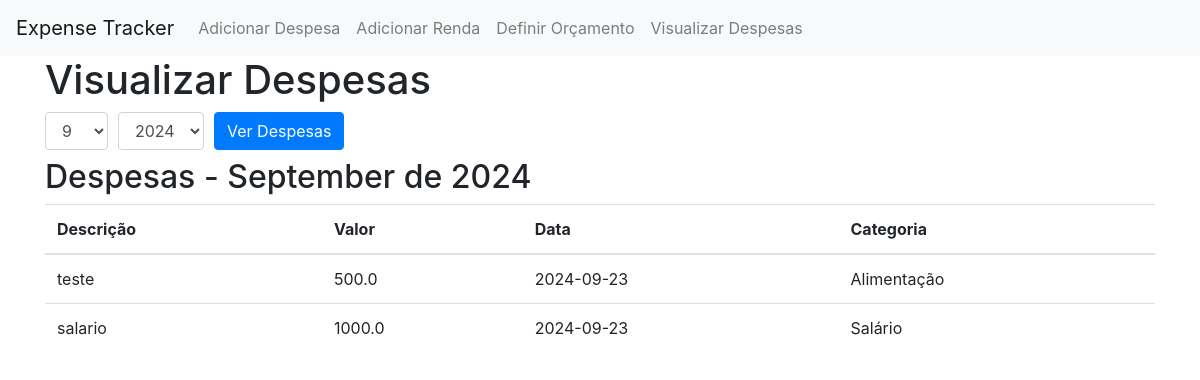
Page /view_expenses on the earlier database version.
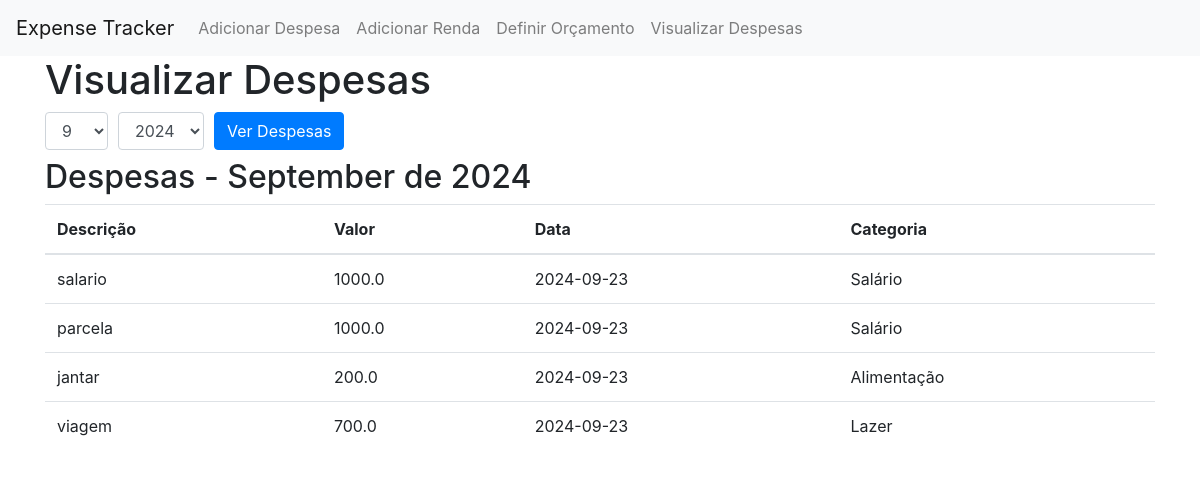
Same page on the later database version.
### models.py (models this page shows, shortened)
class Expense(db.Model):
    id = db.Column(db.Integer, primary_key=True)
    amount = db.Column(db.Float, nullable=False)
    date = db.Column(db.Date, nullable=False, default=datetime.utcnow)
    description = db.Column(db.String(200), nullable=True)
    category_id = db.Column(db.Integer, db.ForeignKey('category.id'), nullable=False)
    category = db.relationship('Category', backref=db.backref('expenses', lazy=True))
    is_income = db.Column(db.Boolean, nullable=False)  # Campo para indicar se é entrada (True) ou saída (False)

class Category(db.Model):
    id = db.Column(db.Integer, primary_key=True)
    name = db.Column(db.String(100), nullable=False)

### app.py (the view)
@app.route('/view_expenses', methods=['GET', 'POST'])
def view_expenses():
    today = datetime.today().date()
    if request.method == 'POST':
        month = int(request.form.get('month'))
        year = int(request.form.get('year'))
        start_date = date(year, month, 1)
    else:
        start_date = today.replace(day=1)
        month = start_date.month
        year = start_date.year
    if month == 12:
        end_date = date(year + 1, 1, 1)
    else:
        end_date = date(year, month + 1, 1)
    expenses = Expense.query.filter(Expense.date >= start_date, Expense.date < end_date).order_by(Expense.date.desc()).all()
    return render_template('view_expenses.html', expenses=expenses, start_date=start_date)

### templates/view_expenses.html (shortened to what this page needs)
{% extends "base.html" %}
{% block content %}
    <h1>Visualizar Despesas</h1>
    <form method="POST" action="{{ url_for('view_expenses') }}">
        <div class="form-row align-items-center">
            <div class="col-auto">
                <select class="form-control mb-2" id="month" name="month">
                    {% for m in range(1, 13) %}
                        <option value="{{ m }}" {% if m == start_date.month %}selected{% endif %}>{{ m }}</option>
                    {% endfor %}
                </select>
            </div>
            <div class="col-auto">
                <select class="form-control mb-2" id="year" name="year">
                    {% for y in range(2020, 2031) %}
                        <option value="{{ y }}" {% if y == start_date.year %}selected{% endif %}>{{ y }}</option>
                    {% endfor %}
                </select>
            </div>
            <div class="col-auto">
                <button type="submit" class="btn btn-primary mb-2">Ver Despesas</button>
            </div>
        </div>
    </form>
    <h2>Despesas - {{ start_date.strftime('%B de %Y') }}</h2>
    <table class="table">
        <thead>
            <tr>
                <th>Descrição</th>
                <th>Valor</th>
                <th>Data</th>
                <th>Categoria</th>
            </tr>
        </thead>
        <tbody>
            {% for expense in expenses %}
                <tr>
                    <td>{{ expense.description }}</td>
                    <td>{{ expense.amount }}</td>
                    <td>{{ expense.date }}</td>
                    <td>{{ expense.category.name }}</td>
                </tr>
            {% endfor %}
        </tbody>
    </table>
{% endblock %}

### templates/base.html (shortened to what this page needs)
<!DOCTYPE html>
<html lang="en">
<head>
    <link href="https://stackpath.bootstrapcdn.com/bootstrap/4.3.1/css/bootstrap.min.css" rel="stylesheet">
</head>
<body>
    <nav class="navbar navbar-expand-lg navbar-light bg-light">
        <a class="navbar-brand" href="{{ url_for('index') }}">Expense Tracker</a>
        <div class="collapse navbar-collapse" id="navbarNav">
            <ul class="navbar-nav">
                <li class="nav-item">
                    <a class="nav-link" href="{{ url_for('add_expense') }}" class="">Adicionar Despesa</a>
                </li>
                <li class="nav-item">
                    <a class="nav-link" href="{{ url_for('add_income') }}" class="">Adicionar Renda</a>
                </li>
                <li class="nav-item">
                    <a class="nav-link" href="{{ url_for('set_budget') }}">Definir Orçamento</a>
                </li>
                <li class="nav-item">
                    <a class="nav-link" href="{{ url_for('view_expenses') }}">Visualizar Despesas</a>
                </li>
            </ul>
        </div>
    </nav>
    <div class="container">
        {% block content %}{% endblock %}
    </div>
</body>
</html>

Differences in the rows shown:
removed Expense: description "teste", amount "500.0", date "2024-09-23", category.name "Alimentação"
added Expense: description "parcela", amount "1000.0", date "2024-09-23", category.name "Salário"
added Expense: description "jantar", amount "200.0", date "2024-09-23", category.name "Alimentação"
added Expense: description "viagem", amount "700.0", date "2024-09-23", category.name "Lazer"
